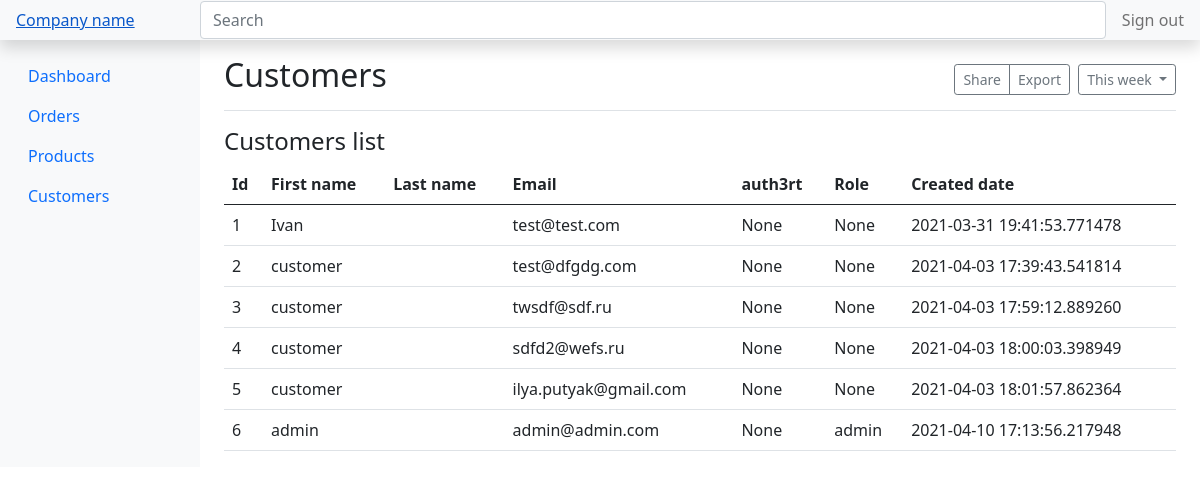
The page /admin/customers (signed in) on the database as committed earlier.
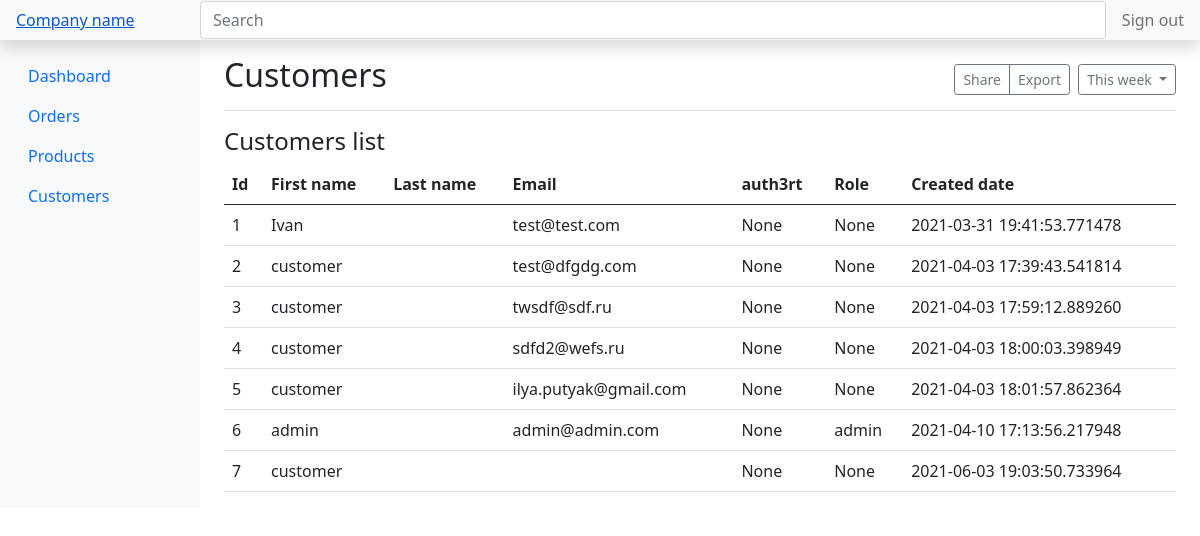
The same page on the database as committed later.
### app.py (models this page shows)
class Customer(db.Model):
    __tablename__ = 'customers'
    id = db.Column(db.Integer, primary_key=True)
    firstname = db.Column(db.String, nullable=False)
    lastname = db.Column(db.String, nullable=True)
    email = db.Column(db.String, nullable=False, unique=True)
    password = db.Column(db.String, nullable=True)
    auth3rt = db.Column(db.String, nullable=True)
    role = db.Column(db.String, nullable=True)
    cdate = db.Column(db.DateTime, default=datetime.datetime.utcnow)

### app.py (the view)
@app.route('/admin/customers')
def admin_customers():
    try:
        session['auth_admin']
        query_customers = Customer.query.all()
        customers = []
        for i in query_customers:
            customers.append(dict(id=i.id, firstname=i.firstname, email=i.email, password=i.password, auth3rt=i.auth3rt, role=i.role, cdate=i.cdate))
        return render_template('admin_customers.html', customers=customers)
    except:
        return render_template('admin_dashboard.html', memo='memo')

### templates/admin_customers.html (shortened to what this page needs)
<!doctype html>
<html lang="en">
<head>
    <link href="https://getbootstrap.com/docs/5.0/dist/css/bootstrap.min.css" rel="stylesheet"
>
    <link href="https://getbootstrap.com/docs/5.0/examples/dashboard/dashboard.css" rel="stylesheet">
</head>
<body>
<header class="navbar navbar-light sticky-top bg-light flex-md-nowrap p-0 shadow">
    <a class="navbar navbar-light sticky-top bg-light col-md-3 col-lg-2 me-0 px-3" href="#">Company name</a>
    <input class="form-control form-control-dark w-100" type="text" placeholder="Search" aria-label="Search">
    <ul class="navbar-nav px-3">
        <li class="nav-item text-nowrap">
            <a class="nav-link" href="/delete-admin-auth/">Sign out</a>
        </li>
    </ul>
</header>
<div class="container-fluid">
    <div class="row">
        <nav id="sidebarMenu" class="col-md-3 col-lg-2 d-md-block bg-light sidebar collapse">
            <div class="position-sticky pt-3">
                <ul class="nav flex-column">
                    <li class="nav-item">
                        <a class="nav-link" href="/admin/dashboard">
                            Dashboard
                        </a>
                    </li>
                    <li class="nav-item">
                        <a class="nav-link" href="/admin/orders">
                            Orders
                        </a>
                    </li>
                    <li class="nav-item">
                        <a class="nav-link" href="/admin/products">
                            Products
                        </a>
                    </li>
                    <li class="nav-item">
                        <a class="nav-link active" aria-current="page" href="/admin/customers">
                            Customers
                        </a>
                    </li>
                </ul>
            </div>
        </nav>
        <main class="col-md-9 ms-sm-auto col-lg-10 px-md-4">
            <div class="d-flex justify-content-between flex-wrap flex-md-nowrap align-items-center pt-3 pb-2 mb-3 border-bottom">
                <h1 class="h2">Customers</h1>
                <div class="btn-toolbar mb-2 mb-md-0">
                    <div class="btn-group me-2">
                        <button type="button" class="btn btn-sm btn-outline-secondary">Share</button>
                        <button type="button" class="btn btn-sm btn-outline-secondary">Export</button>
                    </div>
                    <button type="button" class="btn btn-sm btn-outline-secondary dropdown-toggle">
                        This week
                    </button>
                </div>
            </div>
            <h4>Customers list</h4>
            <div class="table-responsive">
                <table class="table table-hover">
                    <thead>
                    <tr>
                        <th>Id</th>
                        <th>First name</th>
                        <th>Last name</th>
                        <th>Email</th>
                        <th>auth3rt</th>
                        <th>Role</th>
                        <th>Created date</th>
                    </tr>
                    </thead>
                    <tbody>
                    {% for i in customers %}
                    <tr data-toggle="modal" data-target="#{{ i.id }}">
                        <td>{{ i.id }}</td>
                        <td>{{ i.firstname }}</td>
                        <td>{{ i.lastname }}</td>
                        <td>{{ i.email }}</td>
                        <td>{{ i.auth3rt }}</td>
                        <td>{{ i.role }}</td>
                        <td>{{ i.cdate }}</td>
                    </tr>
                    {% endfor %}
                    </tbody>
                </table>
            </div>
        </main>
    </div>
</div>
</body>
</html>

Rows that differ between the two databases and show on the page:
added Customer: id "7", firstname "customer", auth3rt "None", role "None", cdate "2021-06-03 19:03:50.733964"
